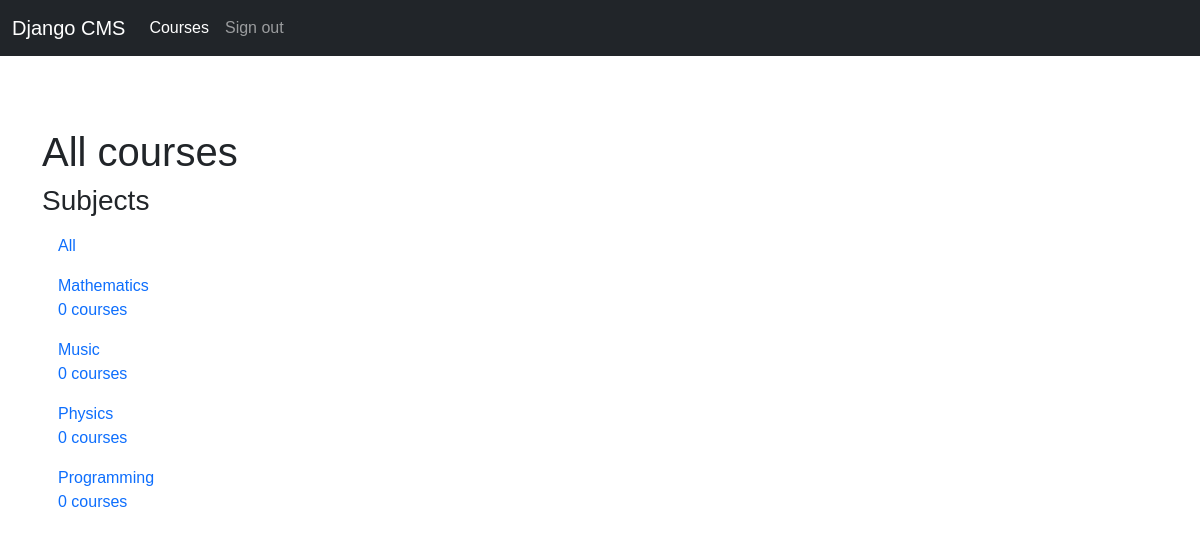
The app's page / (signed in) with its own data.
### courses/models.py (models this page shows, shortened)
class Subject(models.Model):
    title = models.CharField(max_length=200)
    slug = models.SlugField(max_length=200, unique=True)
    class Meta:
        ordering = ["title"]

### courses/views.py (the view)
# urls.py: path("", CourseListView.as_view(), name="course_list"),
class CourseListView(TemplateResponseMixin, View):
    model = Course
    template_name = "courses/course/list.html"
    def get(self, request, subject=None):
        subjects = cache.get("all_subjects")
        if not subjects:
            subjects = Subject.objects.annotate(total_courses=Count("courses"))
            cache.set("all_subjects", subjects)
        all_courses = Course.objects.annotate(total_modules=Count("modules"))
        if subject:
            subject = get_object_or_404(Subject, slug=subject)
            key = "subject_{}_courses".format(subject.id)
            courses = cache.get(key)
            if not courses:
                courses = all_courses.filter(subject=subject)
                cache.set(key, courses)
        else:
            courses = cache.get("all_courses")
            if not courses:
                courses = all_courses
                cache.set("all_courses", courses)
        return self.render_to_response(
            {"subjects": subjects, "subject": subject, "courses": courses}
        )

### courses/templates/courses/course/list.html (shortened to what this page needs)
{% extends "base.html" %}
{% block content %}
    <div class="row">
        <div class="col-md-12">
            <h1>
                {% if subject %}
                    {{ subject.title }} courses
                {% else %}
                    All courses
                {% endif %}
            </h1>
        </div>
    </div>
    <div class="row">
        <div class="col-md-4">
            <h3>Subjects</h3>
            <ul id="modules" class="nav flex-column">
                <li class="nav-item" {% if not subject %}class="selected"{% endif %}>
                    <a class="nav-link" href="{% url 'course_list' %}">All</a>
                </li>
                {% for s in subjects %}
                    <li {% if subject == s %}class="selected"{% endif %} class="nav-item">
                        <a class="nav-link" href="{% url 'course_list_subject' s.slug %}">
                            {{ s.title }}<br><span>{{ s.total_courses }} courses</span></a>
                    </li>
                {% endfor %}
            </ul>
        </div>
        <div class="col-md-8">
        </div>
    </div>
{% endblock %}

### courses/static/css/base.css (style rules this page uses)
body { font-family: sans-serif; }

### records on screen
Subject: title "Mathematics", total_courses "0"
Subject: title "Music", total_courses "0"
Subject: title "Physics", total_courses "0"
Subject: title "Programming", total_courses "0"
